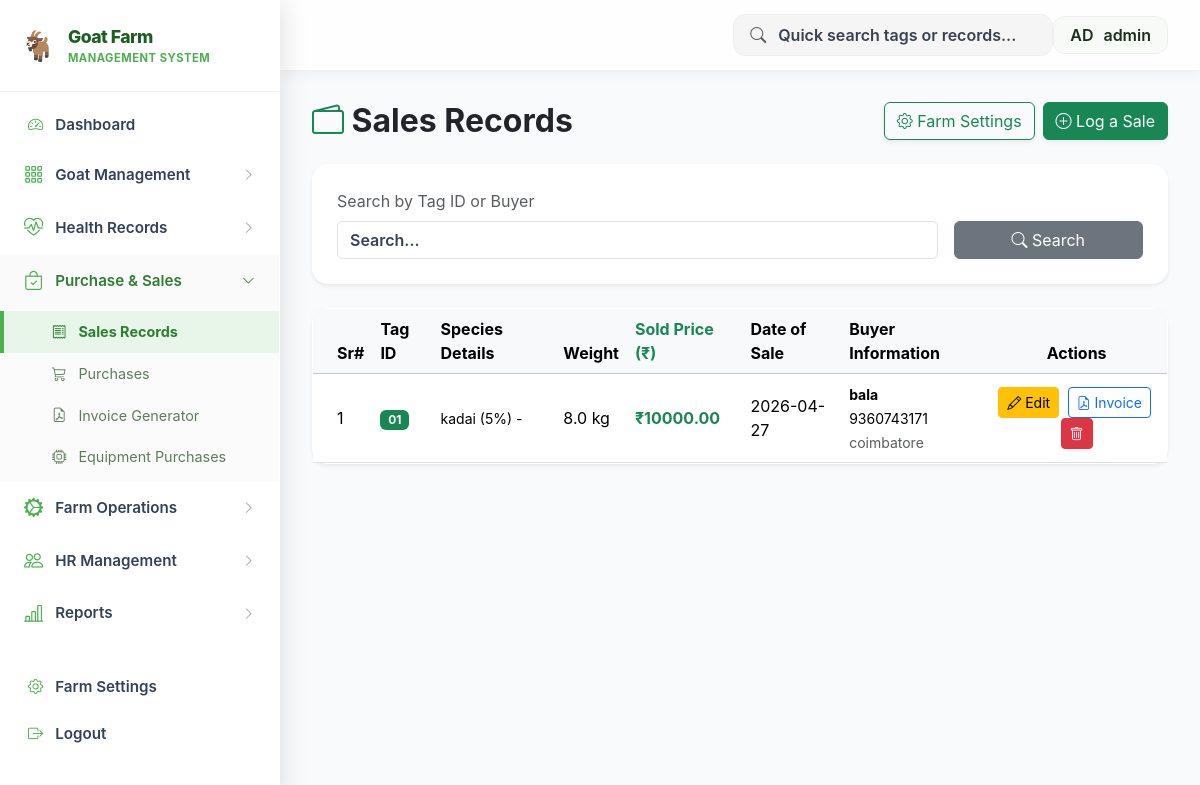
The app's page /sales (signed in), older data.
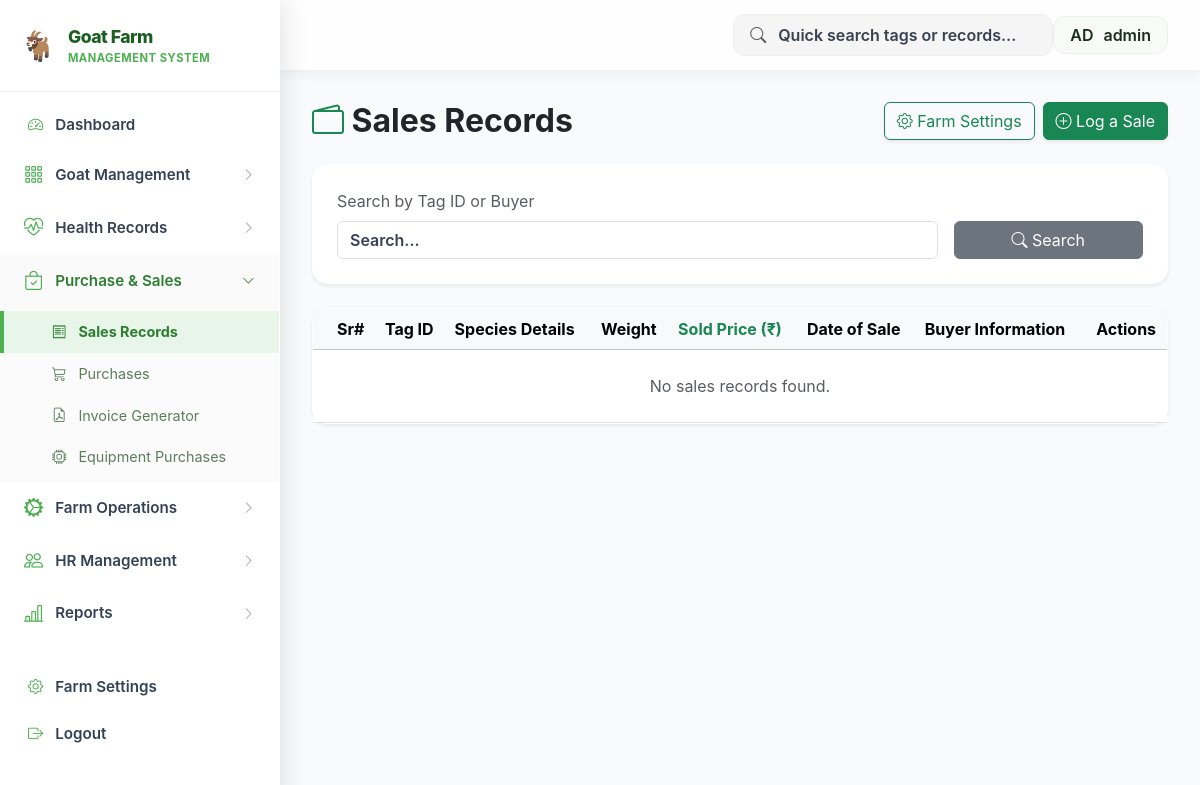
The same page, newer data.
### tables this page shows
CREATE TABLE sales_records (
                id INTEGER PRIMARY KEY AUTOINCREMENT,
                sr_no TEXT,
                tag_id TEXT NOT NULL,
                breed TEXT,
                breed_percent TEXT,
                gender TEXT,
                weight REAL,
                sold_price REAL,
                date_of_sale DATE,
                buyer_name TEXT,
                buyer_city TEXT,
                buyer_contact TEXT
            );

### Project_goatfarm.py (the view)
@app.route('/sales')
def sales():
    db = get_db()
    tag_search = request.args.get('tag_id', '')
    if tag_search:
        records = db.execute('SELECT * FROM sales_records WHERE tag_id LIKE ? OR buyer_name LIKE ? ORDER BY date_of_sale DESC',
             (f"%{tag_search}%", f"%{tag_search}%")).fetchall()
    else:
        records = db.execute('SELECT * FROM sales_records ORDER BY date_of_sale DESC').fetchall()
    return render_template('sales.html', records=records)

### Project_goatfarm.py (called while the page is built)
def get_db():
    conn = sqlite3.connect(DB_FILE)
    conn.row_factory = sqlite3.Row
    return conn

@app.before_request
def require_login():
    allowed_routes = ['login', 'static', 'register', 'verify_otp', 'goats', 'goat_detail']
    if request.endpoint not in allowed_routes and 'user_id' not in session:
        return redirect(url_for('login'))

### templates/sales.html
{% extends 'layout.html' %}
{% block content %}
<div class="d-flex justify-content-between align-items-center mb-4">
    <h2 class="fw-bold text-dark mb-0"><i class="bi bi-wallet2 text-success"></i> Sales Records</h2>
    <div class="d-flex gap-2">
        <a href="{{ url_for('farm_settings') }}" class="btn btn-outline-success shadow-sm" title="Configure Farm Details"><i class="bi bi-gear"></i> Farm Settings</a>
        <a href="{{ url_for('sales_add') }}" class="btn btn-success shadow-sm"><i class="bi bi-plus-circle"></i> Log a Sale</a>
    </div>
</div>
<div class="card border-0 shadow-sm rounded-4 mb-4">
    <div class="card-body p-4">
        <form method="GET" action="{{ url_for('sales') }}" class="row g-3 align-items-end">
            <div class="col-md-9">
                <label class="form-label text-muted">Search by Tag ID or Buyer</label>
                <input type="text" name="tag_id" class="form-control" value="{{ request.args.get('tag_id', '') }}" placeholder="Search...">
            </div>
            <div class="col-md-3">
                <button type="submit" class="btn btn-secondary w-100"><i class="bi bi-search"></i> Search</button>
            </div>
        </form>
    </div>
</div>
<div class="card border-0 shadow-sm rounded-4">
    <div class="card-body p-0">
        <div class="table-responsive">
            <table class="table table-hover align-middle mb-0">
                <thead class="table-light">
                    <tr>
                        <th class="ps-4">Sr#</th>
                        <th>Tag ID</th>
                        <th>Species Details</th>
                        <th>Weight</th>
                        <th class="text-success fw-bold">Sold Price (₹)</th>
                        <th>Date of Sale</th>
                        <th>Buyer Information</th>
                        <th class="text-center">Actions</th>
                    </tr>
                </thead>
                <tbody>
                    {% for r in records %}
                    <tr>
                        <td class="ps-4">{{ r.sr_no }}</td>
                        <td class="fw-bold"><span class="badge bg-success">{{ r.tag_id }}</span></td>
                        <td><small>{{ r.breed }} ({{ r.breed_percent }}%) - {{ r.gender }}</small></td>
                        <td>{{ r.weight }} kg</td>
                        <td class="text-success fw-bold">₹{{ "%.2f"|format(r.sold_price) }}</td>
                        <td>{{ r.date_of_sale }}</td>
                        <td><small><strong>{{ r.buyer_name }}</strong><br>{{ r.buyer_contact }}<br><span class="text-muted">{{ r.buyer_city }}</span></small></td>
                        <td class="text-center">
                            <a href="{{ url_for('sales_edit', id=r['id']) }}" class="btn btn-sm btn-warning me-1" title="Edit"><i class="bi bi-pencil"></i> Edit</a>
                            <a href="{{ url_for('generate_invoice', sales_id=r.id) }}" class="btn btn-sm btn-outline-primary me-1" title="View Invoice">
                                <i class="bi bi-file-earmark-pdf"></i> Invoice
                            </a>
                            <form method="POST" action="{{ url_for('sales_delete', id=r['id']) }}" style="display:inline;" onclick="return confirm('Delete this sale record?');">
                                <button type="submit" class="btn btn-sm btn-danger" title="Delete"><i class="bi bi-trash"></i></button>
                            </form>
                        </td>
                    </tr>
                    {% else %}
                    <tr>
                        <td colspan="8" class="text-center py-4 text-muted">No sales records found.</td>
                    </tr>
                    {% endfor %}
                </tbody>
            </table>
        </div>
    </div>
</div>
{% endblock %}

Row changes from the older to the newer data that the page shows:
removed sales_records: sr_no "1", tag_id "01", breed "kadai", breed_percent "5", weight "8.0", sold_price "10000.00", date_of_sale "2026-04-27", buyer_name "bala", buyer_contact "9360743171", buyer_city "coimbatore"
Text that changed along with them:
text now shown: "No sales records found."
